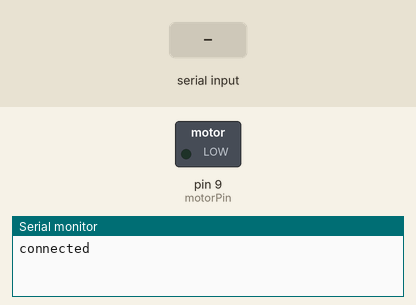
Bench run of a sketch on a simulated Arduino Uno, built with avr-gcc and run on an emulated ATmega328P. Shown: switched loads named in the sketch (green lamp = pin HIGH), the last lines printed to the serial monitor. The test bench sets the inputs (shaded band).

Above: at 1.2 s.
1.3 s: "1" received over the second serial link
At 2.5 s:
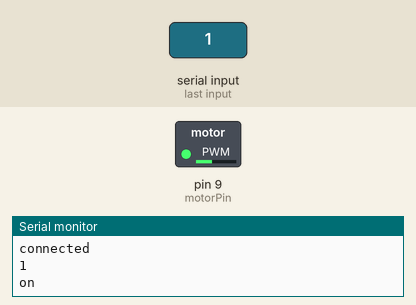
2.8 s: "0" received over the second serial link
At 3.6 s:
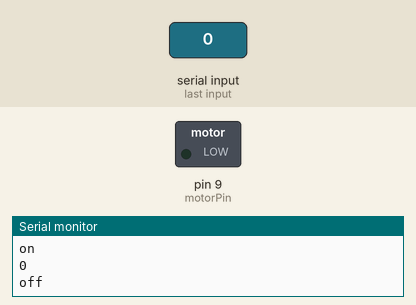
4.3 s: "2" received over the second serial link
At 4.8 s:
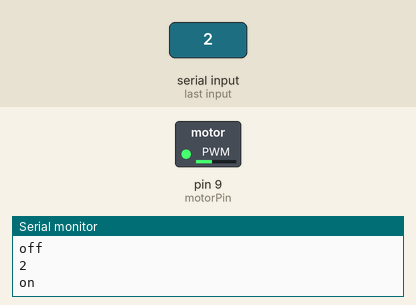
Timing chart, 0 to 9.8 s (numbered marks = the images above; inputs shaded):
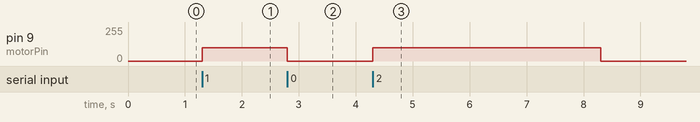

Measured:
- after the input at 1.3 s, pin 9 (motorPin): 0/255 → 100/255 at once
- after the input at 2.8 s, pin 9 (motorPin): 100/255 → 0/255 at once
- after the input at 4.3 s, pin 9 (motorPin): 0/255 → 100/255 at once, → 0/255 4.0 s later

The sketch:

receiver_finish.ino
```cpp
#include <SoftwareSerial.h>

const int motorPin = 9;     //상수 선언 : 모터와 연결된 핀 번호 저장
SoftwareSerial mySerial(2, 3); //블루투스의 Tx, Rx핀을 2번 3번핀으로 설정
bool flag,current=false;
char signal;
unsigned long last_signal;

void setup() {
  // 시리얼 통신의 속도를 9600으로 설정
  Serial.begin(9600);
  mySerial.begin(9600);
  pinMode(motorPin, OUTPUT);      //9번핀을 출력용으로 설정

  while (!Serial) {
    ; //시리얼통신이 연결되지 않았다면 코드 실행을 멈추고 무한 반복
  }
  Serial.println("connected");

  //블루투스와 아두이노의 통신속도를 9600으로 설정
  mySerial.begin(9600);
}

void loop() { //코드를 무한반복합니다.

  if (mySerial.available()) { //블루투스에서 넘어온 데이터가 있다면
    signal = mySerial.read();
    last_signal = millis();
    Serial.println(signal); //시리얼모니터에 데이터를 출력
    if(signal == '0')
      flag = false;
    else{
      flag = true;
    }
    spiningMotor(flag);
  }

  if((millis() - last_signal)/1000 > 3){
    Serial.println("time out");
    spiningMotor(false);
    delay(1000);
  }
}

void spiningMotor(bool flag)
{
    if((flag==true) && (current==false)){
     analogWrite(motorPin, 100);
     current=true;
     Serial.println("on");
    }
    else if((flag==false) && (current==true)){
     analogWrite(motorPin, 0);
     current=false;
     Serial.println("off");
   }
   else{
    ;
   }
 }
```
